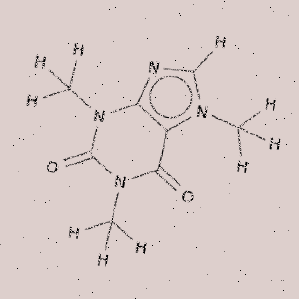
#> input picture src/solver/image.png, 299 x 299 px
$ python -i utils_image.py   (imports and definitions only)
#> lines starting #> are read from the running program, lines starting #| are printed output that depends on the picture
#!/usr/bin/env python3
# -*- coding: utf-8 -*-

# Images
from PIL import Image, ImageOps, ImageChops

# Mathematics
import numpy as np

# [57 lines left out: functions resize_image, crop_borders, transform_png_image, not called in this run]

def transform_tif_image(tif_image_path):
    # Convert to RGB
#> called with tif_image_path = '../solver/image.png'
    image_gt = Image.open(tif_image_path)
#> image_gt is the input picture: PIL image 299x299 RGB; mean R, G, B 217.7, 203.9, 200.9
    image_gt = (np.array(image_gt)*255).astype(np.uint8)
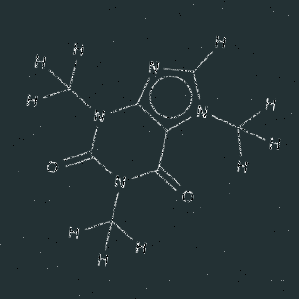
#> image_gt: shape (299, 299, 3); mean R, G, B 37.6, 51.4, 54.4
    image_gt = np.repeat(image_gt[:, :, np.newaxis], 3, axis=2)

    # Threshold
    image_gt[np.any(image_gt <= (254., 254., 254.), axis=2)] = [0., 0., 0.]
    image_gt = (image_gt != 0)
    image_gt = np.array(image_gt, dtype=np.float32)
#> (the run stopped early here; a loop or call above may not have finished)
